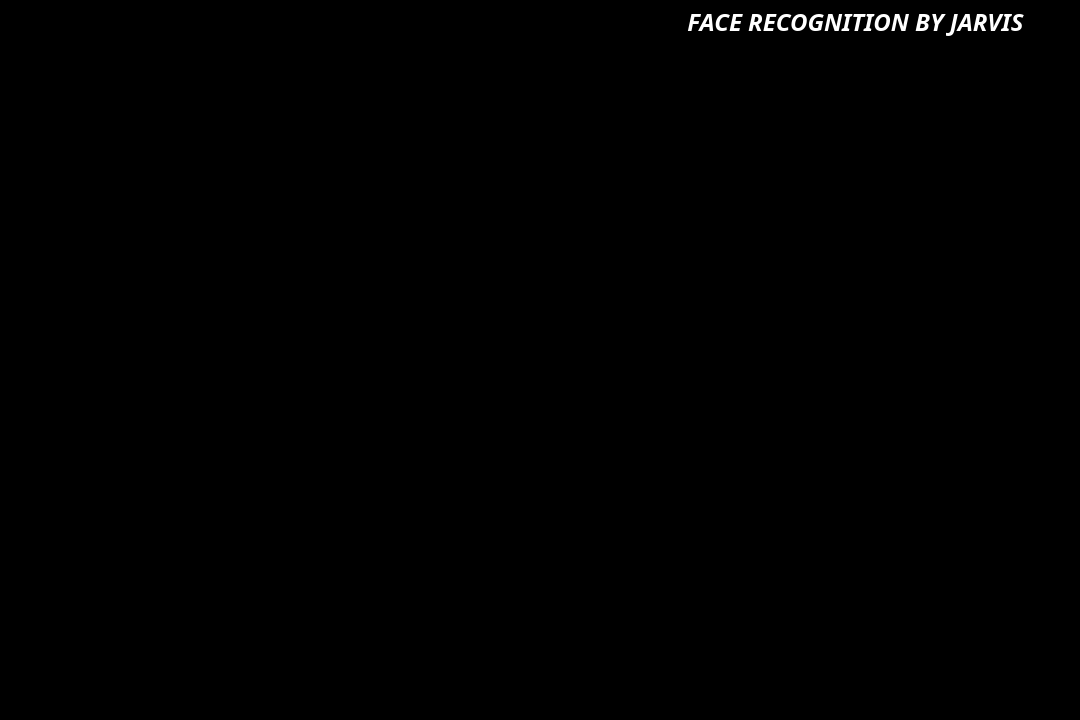
<?xml version="1.0" encoding="UTF-8"?>
<ui version="4.0">
 <class>MainWindow</class>
 <widget class="QMainWindow" name="MainWindow">
  <property name="geometry">
   <rect>
    <x>0</x>
    <y>0</y>
    <width>1080</width>
    <height>720</height>
   </rect>
  </property>
  <property name="minimumSize">
   <size>
    <width>4</width>
    <height>0</height>
   </size>
  </property>
  <property name="windowTitle">
   <string>MainWindow</string>
  </property>
  <property name="styleSheet">
   <string notr="true">background-color: rgb(0, 0, 0);</string>
  </property>
  <widget class="QWidget" name="centralwidget">
   <widget class="QLabel" name="videoLabel">
    <property name="geometry">
     <rect>
      <x>0</x>
      <y>0</y>
      <width>640</width>
      <height>480</height>
     </rect>
    </property>
    <property name="text">
     <string>TextLabel</string>
    </property>
   </widget>
   <widget class="QLabel" name="Jarvislabel">
    <property name="geometry">
     <rect>
      <x>640</x>
      <y>80</y>
      <width>441</width>
      <height>311</height>
     </rect>
    </property>
    <property name="text">
     <string/>
    </property>
    <property name="pixmap">
     <pixmap>../../../../Advanced_Jarvis/GUI/Jarvis_Gui (1).gif</pixmap>
    </property>
    <property name="scaledContents">
     <bool>true</bool>
    </property>
   </widget>
   <widget class="QLabel" name="Earth">
    <property name="geometry">
     <rect>
      <x>-30</x>
      <y>480</y>
      <width>371</width>
      <height>201</height>
     </rect>
    </property>
    <property name="text">
     <string/>
    </property>
    <property name="pixmap">
     <pixmap>../../../../Advanced_Jarvis/GUI/Earth.gif</pixmap>
    </property>
    <property name="scaledContents">
     <bool>false</bool>
    </property>
   </widget>
   <widget class="QTextEdit" name="textBox1">
    <property name="geometry">
     <rect>
      <x>640</x>
      <y>0</y>
      <width>431</width>
      <height>71</height>
     </rect>
    </property>
    <property name="font">
     <font>
      <family>TESLA</family>
     </font>
    </property>
    <property name="readOnly">
     <bool>false</bool>
    </property>
    <property name="markdown">
     <string># FACE RECOGNITION BY JARVIS

</string>
    </property>
    <property name="html">
     <string>&lt;!DOCTYPE HTML PUBLIC &quot;-//W3C//DTD HTML 4.0//EN&quot; &quot;http://www.w3.org/TR/REC-html40/strict.dtd&quot;&gt;
&lt;html&gt;&lt;head&gt;&lt;meta name=&quot;qrichtext&quot; content=&quot;1&quot; /&gt;&lt;meta charset=&quot;utf-8&quot; /&gt;&lt;style type=&quot;text/css&quot;&gt;
p, li { white-space: pre-wrap; }
hr { height: 1px; border-width: 0; }
li.unchecked::marker { content: &quot;\2610&quot;; }
li.checked::marker { content: &quot;\2612&quot;; }
&lt;/style&gt;&lt;/head&gt;&lt;body style=&quot; font-family:'TESLA'; font-size:9pt; font-weight:400; font-style:normal;&quot;&gt;
&lt;h1 align=&quot;center&quot; style=&quot; margin-top:0px; margin-bottom:0px; margin-left:0px; margin-right:0px; -qt-block-indent:0; text-indent:0px;&quot;&gt;&lt;span style=&quot; font-family:'Segoe UI'; font-size:16pt; font-weight:700; font-style:italic; color:#ffffff;&quot;&gt;FACE RECOGNITION BY JARVIS&lt;/span&gt;&lt;/h1&gt;&lt;/body&gt;&lt;/html&gt;</string>
    </property>
   </widget>
  </widget>
  <widget class="QMenuBar" name="menubar">
   <property name="geometry">
    <rect>
     <x>0</x>
     <y>0</y>
     <width>1080</width>
     <height>22</height>
    </rect>
   </property>
  </widget>
  <widget class="QStatusBar" name="statusbar"/>
 </widget>
 <resources/>
 <connections/>
</ui>
